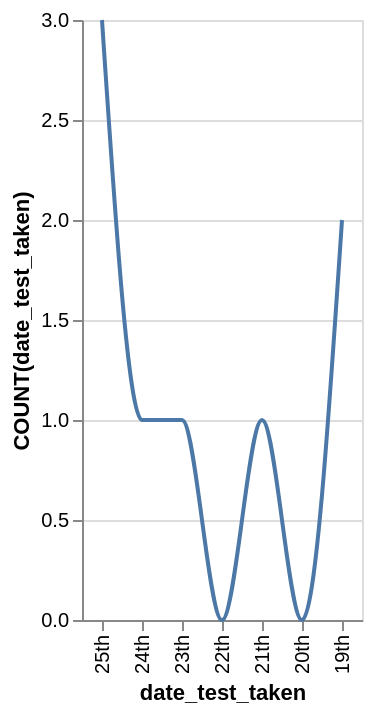

Source (Vega-Lite JSON):
### Vega-Lite specification from a JSON file in a GitHub repository (floating-point values rounded to 4 significant figures)
{"data": {"values": [{"x_data": "25th", "y_data": 3}, {"x_data": "24th", "y_data": 1}, {"x_data": "23th", "y_data": 1}, {"x_data": "22th", "y_data": 0}, {"x_data": "21th", "y_data": 1}, {"x_data": "20th", "y_data": 0}, {"x_data": "19th", "y_data": 2}]}, "mark": {"type": "line", "interpolate": "monotone"}, "encoding": {"x": {"field": "x_data", "type": "nominal", "title": "date_test_taken", "sort": "descending"}, "y": {"field": "y_data", "type": "quantitative", "title": "COUNT(date_test_taken)"}}}
